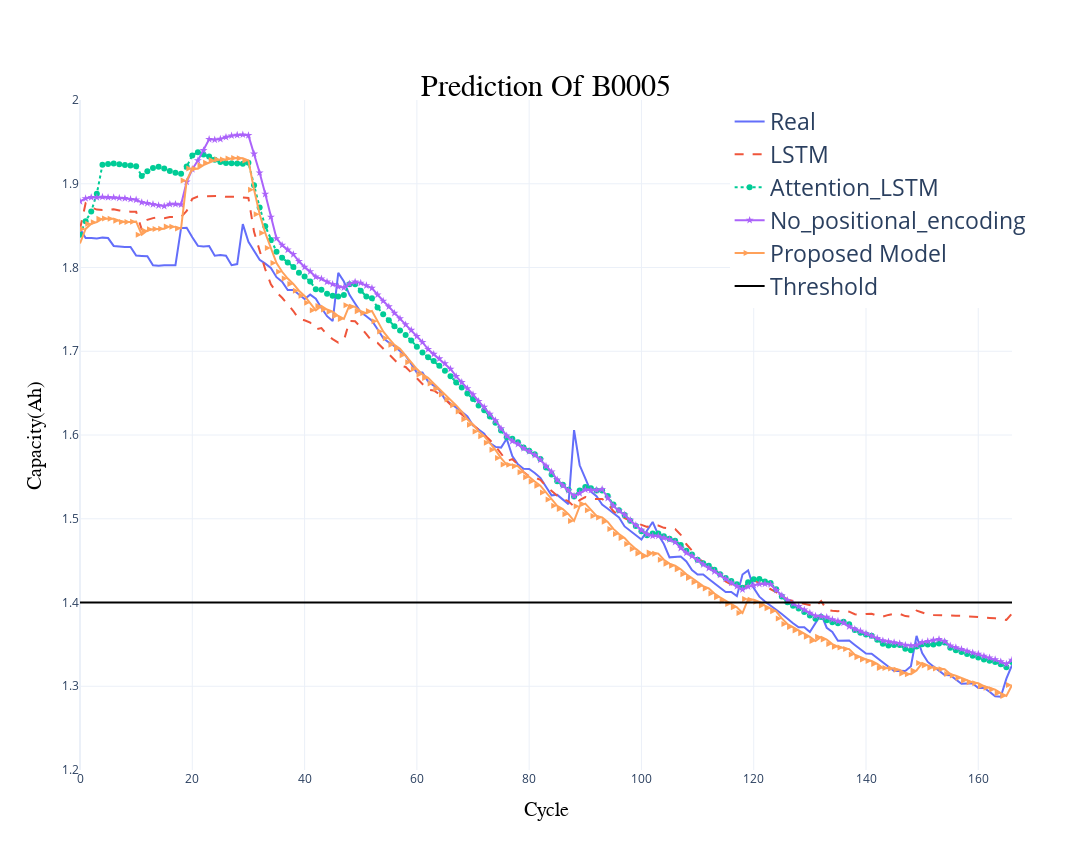

The cell this chart's notebook holds for it:
### Code cell
import plotly.express as px
import plotly.graph_objects as go

fig = go.Figure()
fig.update_layout(template='plotly_white')

fig.add_trace(go.Scatter(x=list(range(len(real.index))), y=real["capacity"], mode='lines',name='Real'))
fig.add_trace(go.Scatter(x=list(range(len(real.index))), y=MC_LSTM.iloc[:,0], mode='lines',name='LSTM', line_dash='dash'))
fig.add_trace(go.Scatter(x=list(range(len(real.index))), y=MC_AttentionLSTM.iloc[:,0], mode='lines+markers',name='Attention_LSTM', line_dash='dot'))
fig.add_trace(go.Scatter(x=list(range(len(real.index))), y=MC_2MAttn.iloc[:,0], mode='lines+markers',name='No_positional_encoding', marker_symbol='star'))
fig.add_trace(go.Scatter(x=list(range(len(real.index))), y=MC_PE_2MAttn.iloc[:,0], mode='lines+markers',name='Proposed Model', marker_symbol='arrow-right'))
fig.add_trace(go.Scatter(x=list(range(len(real.index))), y=[1.4 for i in range(len(real.index))], mode='lines',name='Threshold', line_color='black'))

fig.update_layout(width=1300,height=850)
fig.update_xaxes(range=[0, 166])
fig.update_yaxes(range=[1.2, 2])

fig.update_xaxes(title_text='Cycle')
fig.update_yaxes(title_text='Capacity(Ah)')
fig.update_xaxes(title_font_size =20,
                title_font_color='black',
                title_font_family='Courier')
fig.update_yaxes(title_font_size =20,
                title_font_color='black',
                title_font_family='Courier')

fig.update_layout(title_text="Prediction Of B0005")
fig.update_layout(
                title_x = 0.5,
                title_y = 0.9,
                title_xanchor = "center",
                title_yanchor = "middle",
                title_font_size =30,
                title_font_color='black',
                title_font_family='Courier')

fig.update_layout(
    legend_yanchor="top",
    legend_xanchor="right",
    legend_font_size=23
)

fig.show()

### Figure 1 — Plotly figure (JSON) as saved in the notebook; plotly's stock layout.template omitted (floating-point values rounded to 4 significant figures; data arrays with more than 128 entries replaced by an {"elided": "..."} marker saying what was removed)
{"data": [{"mode": "lines", "name": "Real", "type": "scatter", "x": {"elided": "167 int values"}, "y": {"elided": "167 float values"}}, {"line": {"dash": "dash"}, "mode": "lines", "name": "LSTM", "type": "scatter", "x": {"elided": "167 int values"}, "y": {"elided": "167 float values"}}, {"line": {"dash": "dot"}, "mode": "lines+markers", "name": "Attention_LSTM", "type": "scatter", "x": {"elided": "167 int values"}, "y": {"elided": "167 float values"}}, {"marker": {"symbol": "star"}, "mode": "lines+markers", "name": "No_positional_encoding", "type": "scatter", "x": {"elided": "167 int values"}, "y": {"elided": "167 float values"}}, {"marker": {"symbol": "arrow-right"}, "mode": "lines+markers", "name": "Proposed Model", "type": "scatter", "x": {"elided": "167 int values"}, "y": {"elided": "167 float values"}}, {"line": {"color": "black"}, "mode": "lines", "name": "Threshold", "type": "scatter", "x": {"elided": "167 int values"}, "y": {"elided": "167 float values"}}], "layout": {"height": 850, "legend": {"font": {"size": 23}, "xanchor": "right", "yanchor": "top"}, "title": {"font": {"color": "black", "family": "Courier", "size": 30}, "text": "Prediction Of B0005", "x": 0.5, "xanchor": "center", "y": 0.9, "yanchor": "middle"}, "width": 1300, "xaxis": {"range": [0, 166], "title": {"font": {"color": "black", "family": "Courier", "size": 20}, "text": "Cycle"}}, "yaxis": {"range": [1.2, 2], "title": {"font": {"color": "black", "family": "Courier", "size": 20}, "text": "Capacity(Ah)"}}}}
